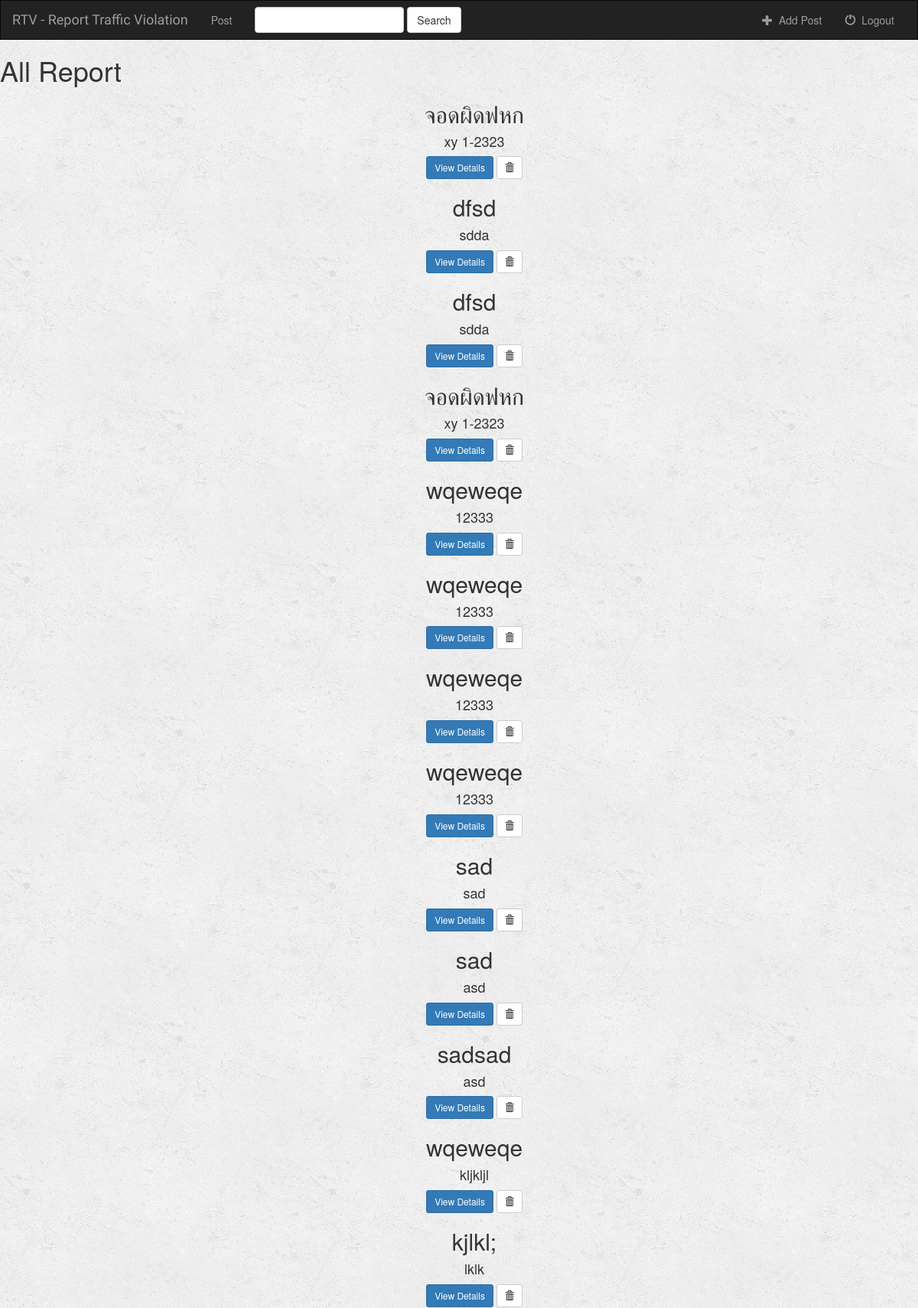
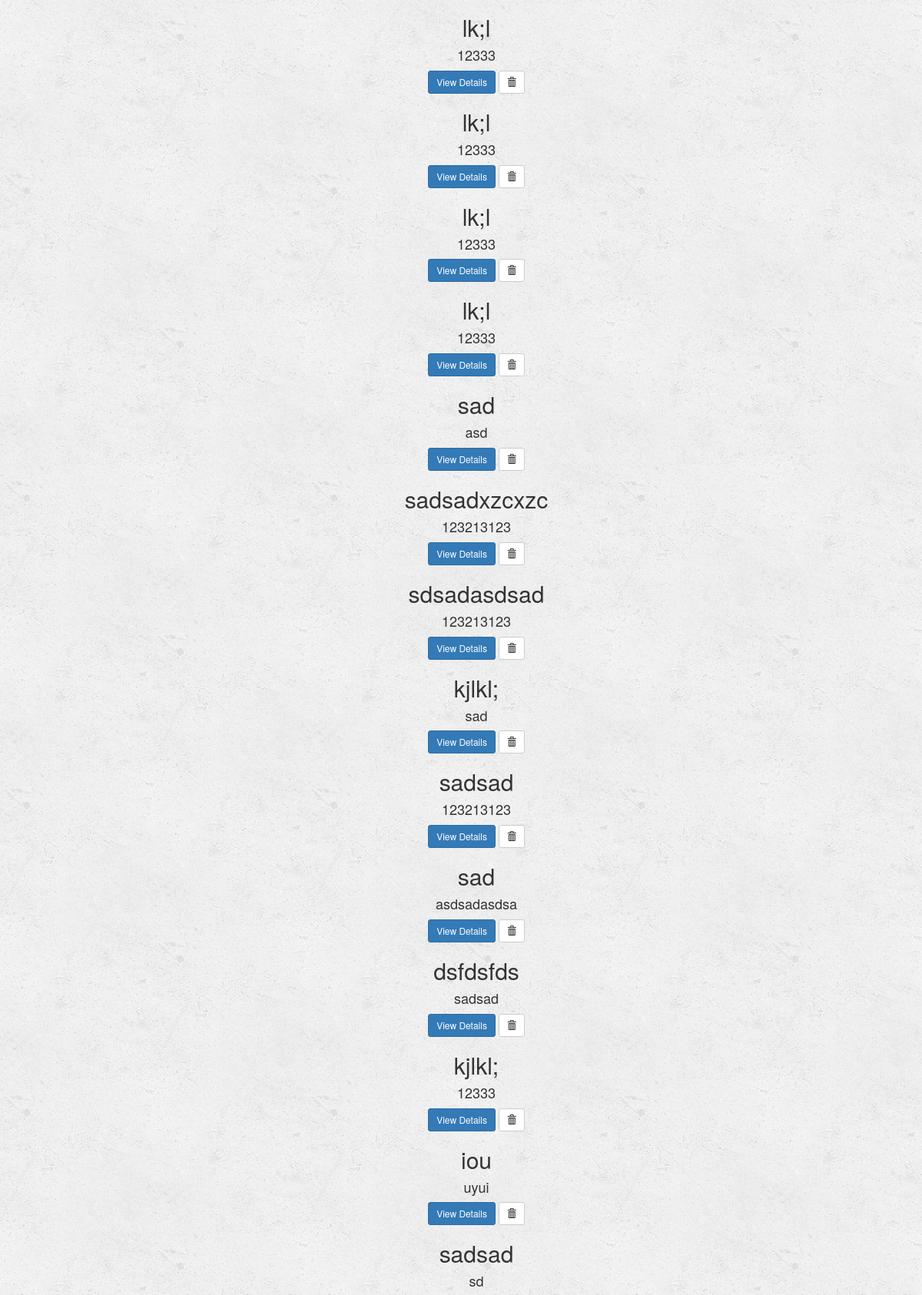
The page /rtv/ (upper part) on the database its author committed (2 pictures, top to bottom).
### rtv/models.py (models this page shows, shortened)
class Report(models.Model):
    topic = models.CharField(max_length = 100)
    license_plate = models.CharField(max_length = 30)
    address = models.CharField(max_length = 100)
    date = models.DateTimeField(blank = False)

### rtv/views.py (the view)
class IndexView(generic.ListView):
    template_name = 'rtv/index.html'
    context_object_name = 'all_report'
    def get_queryset(self):
        return Report.objects.all()

### rtv/templates/rtv/index.html (shortened to what this page needs)
{% extends 'rtv/base.html' %}
{% block body %}
  {% if all_report %}
    <h1> All Report </h1>
      <ul>
          {% for report in all_report %}
          <center>
                            <h2>{{ report.topic }}</h2>
                            <h4>{{ report.license_plate }}</h4>
                            <a href="{% url 'rtv:detail' report.id %}" class="btn btn-primary btn-sm" role="button">View Details</a>
                            <form action="{% url 'rtv:report-delete' report.id %}" method="post" style="display: inline;">
                                <button type="submit" class="btn btn-default btn-sm">
                                    <span class="glyphicon glyphicon-trash"></span>
                                </button>
                            </form>
            </center>
            {% endfor %}
      </ul>
  {% endif %}
{% endblock %}

### rtv/static/rtv/style.css (style rules this page uses)
body { background: white url("images/background.png") }

### rows shown on the page
Report: topic "จอดผิดฟหก", license_plate "xy 1-2323"
Report: topic "dfsd", license_plate "sdda"
Report: topic "dfsd", license_plate "sdda"
Report: topic "จอดผิดฟหก", license_plate "xy 1-2323"
Report: topic "wqeweqe", license_plate "12333"
Report: topic "wqeweqe", license_plate "12333"
Report: topic "wqeweqe", license_plate "12333"
Report: topic "wqeweqe", license_plate "12333"
Report: topic "sad", license_plate "sad"
Report: topic "sad", license_plate "asd"
Report: topic "sadsad", license_plate "asd"
Report: topic "wqeweqe", license_plate "kljkljl"
Report: topic "kjlkl;", license_plate "lklk"
Report: topic "lk;l", license_plate "12333"
Report: topic "lk;l", license_plate "12333"
Report: topic "lk;l", license_plate "12333"
Report: topic "lk;l", license_plate "12333"
Report: topic "sad", license_plate "asd"
Report: topic "sadsadxzcxzc", license_plate "123213123"
Report: topic "sdsadasdsad", license_plate "123213123"
Report: topic "kjlkl;", license_plate "sad"
Report: topic "sadsad", license_plate "123213123"
Report: topic "sad", license_plate "asdsadasdsa"
Report: topic "dsfdsfds", license_plate "sadsad"
Report: topic "kjlkl;", license_plate "12333"
Report: topic "iou", license_plate "uyui"
Report: topic "sadsad", license_plate "sd"
